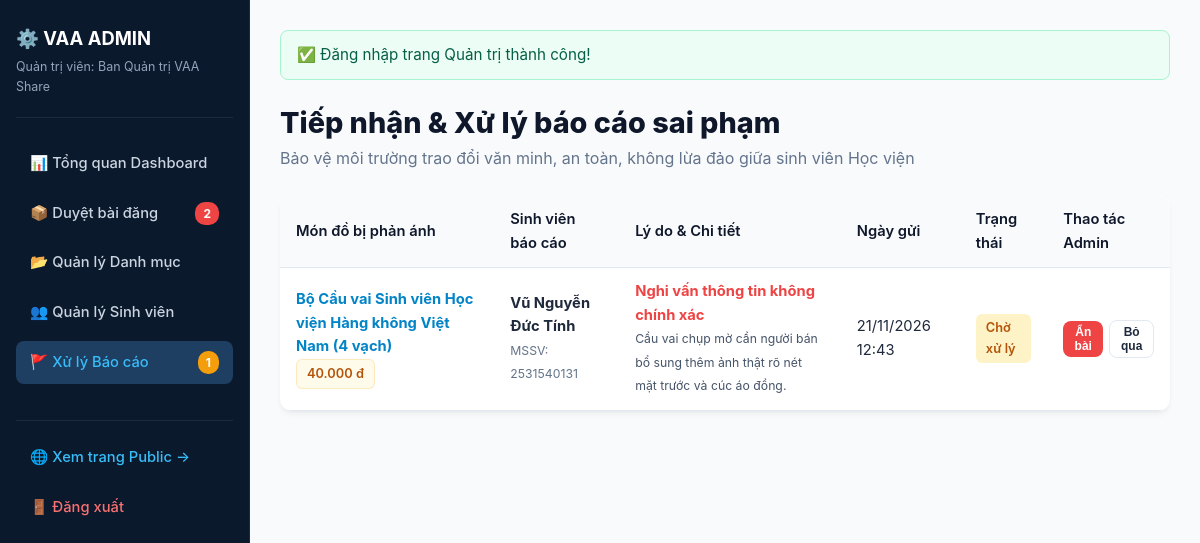
The page /admin/reports.php (signed in) on the database its author committed.
### tables this page shows
CREATE TABLE `bao_cao_vi_pham` (
  `id` INT AUTO_INCREMENT PRIMARY KEY,
  `do_dung_id` INT NOT NULL,
  `nguoi_bao_cao_id` INT NOT NULL,
  `ly_do` VARCHAR(255) NOT NULL,
  `chi_tiet` TEXT DEFAULT NULL,
  `trang_thai` ENUM('Cho xu ly', 'Da xu ly', 'Da bo qua') DEFAULT 'Cho xu ly',
  `ngay_bao_cao` TIMESTAMP DEFAULT CURRENT_TIMESTAMP,
  CONSTRAINT `fk_baocao_dodung` FOREIGN KEY (`do_dung_id`) REFERENCES `do_dung` (`id`) ON DELETE CASCADE,
  CONSTRAINT `fk_baocao_nguoidung` FOREIGN KEY (`nguoi_bao_cao_id`) REFERENCES `nguoi_dung` (`id`) ON DELETE CASCADE
);

CREATE TABLE `do_dung` (
  `id` INT AUTO_INCREMENT PRIMARY KEY,
  `nguoi_dung_id` INT NOT NULL,
  `danh_muc_id` INT NOT NULL,
  `dia_diem_id` INT NOT NULL,
  `tieu_de` VARCHAR(255) NOT NULL,
  `mo_ta` TEXT NOT NULL,
  `hinh_thuc` ENUM('Tang mien phi', 'Thanh ly') DEFAULT 'Tang mien phi',
  `gia` INT DEFAULT 0,
  `tinh_trang` VARCHAR(100) DEFAULT 'Còn rất tốt (trên 90%)',
  `hinh_anh` VARCHAR(255) DEFAULT 'default_item.jpg',
  `trang_thai` ENUM('Cho duyet', 'Da duyet', 'Dang giao dich', 'Hoan thanh', 'Da an') DEFAULT 'Cho duyet',
  `luot_xem` INT DEFAULT 0,
  `ngay_dang` TIMESTAMP DEFAULT CURRENT_TIMESTAMP,
  `ngay_cap_nhat` TIMESTAMP DEFAULT CURRENT_TIMESTAMP ON UPDATE CURRENT_TIMESTAMP,
  CONSTRAINT `fk_dodung_nguoidung` FOREIGN KEY (`nguoi_dung_id`) REFERENCES `nguoi_dung` (`id`) ON DELETE CASCADE,
  CONSTRAINT `fk_dodung_danhmuc` FOREIGN KEY (`danh_muc_id`) REFERENCES `danh_muc` (`id`) ON DELETE RESTRICT,
  CONSTRAINT `fk_dodung_diadiem` FOREIGN KEY (`dia_diem_id`) REFERENCES `dia_diem` (`id`) ON DELETE RESTRICT
);

CREATE TABLE `nguoi_dung` (
  `id` INT AUTO_INCREMENT PRIMARY KEY,
  `mssv` VARCHAR(20) NOT NULL UNIQUE,
  `ho_ten` VARCHAR(100) NOT NULL,
  `email` VARCHAR(100) NOT NULL UNIQUE,
  `mat_khau` VARCHAR(255) NOT NULL,
  `so_dien_thoai` VARCHAR(20) NOT NULL,
  `zalo` VARCHAR(50) DEFAULT NULL,
  `khoa_lop` VARCHAR(100) DEFAULT 'K25 - Học viện Hàng không',
  `vai_tro` ENUM('Sinh vien', 'Giang vien', 'Admin') DEFAULT 'Sinh vien',
  `trang_thai` ENUM('Hoat dong', 'Bi khoa') DEFAULT 'Hoat dong',
  `ngay_tao` TIMESTAMP DEFAULT CURRENT_TIMESTAMP
);

### admin/reports.php (the view, shortened to what this page needs)
<?php
require_once __DIR__ . '/_layout_top.php';
$reports = $db->query("SELECT bc.*, dd.tieu_de, dd.hinh_anh, dd.gia, nd.ho_ten AS ten_nguoi_bao_cao, nd.mssv AS mssv_nguoi_bao_cao
                       FROM bao_cao_vi_pham bc
                       JOIN do_dung dd ON bc.do_dung_id = dd.id
                       JOIN nguoi_dung nd ON bc.nguoi_bao_cao_id = nd.id
                       ORDER BY bc.id DESC")->fetch_all(MYSQLI_ASSOC);
?>
<div style="margin-bottom: 24px;">
  <h1 style="font-size:1.8rem; font-weight:800; color:var(--vaa-dark);">Tiếp nhận & Xử lý báo cáo sai phạm</h1>
  <p style="color:var(--vaa-muted);">Bảo vệ môi trường trao đổi văn minh, an toàn, không lừa đảo giữa sinh viên Học viện</p>
</div>
<div class="table-responsive" style="background:#fff; border-radius:var(--vaa-radius); box-shadow:var(--vaa-shadow);">
  <table class="data-table">
    <thead>
      <tr>
        <th>Món đồ bị phản ánh</th>
        <th>Sinh viên báo cáo</th>
        <th>Lý do & Chi tiết</th>
        <th>Ngày gửi</th>
        <th>Trạng thái</th>
        <th>Thao tác Admin</th>
      </tr>
    </thead>
    <tbody>
      <?php if (empty($reports)): ?>
        <tr><td colspan="6" style="text-align:center; padding:30px; color:#10b981;">🎉 Không có báo cáo vi phạm nào tồn đọng!</td></tr>
      <?php else: ?>
        <?php foreach ($reports as $r): ?>
          <tr>
            <td>
              <strong><a href="<?php echo BASE_URL; ?>/detail.php?id=<?php echo $r['do_dung_id']; ?>" target="_blank"><?php echo e($r['tieu_de']); ?></a></strong><br>
              <?php echo format_price($r['gia']); ?>
            </td>
            <td>
              <strong><?php echo e($r['ten_nguoi_bao_cao']); ?></strong><br>
              <small style="color:var(--vaa-muted);">MSSV: <?php echo e($r['mssv_nguoi_bao_cao']); ?></small>
            </td>
            <td>
              <strong style="color:#ef4444;"><?php echo e($r['ly_do']); ?></strong><br>
              <small style="color:#475569;"><?php echo e($r['chi_tiet']); ?></small>
            </td>
            <td><?php echo date('d/m/Y H:i', strtotime($r['ngay_bao_cao'])); ?></td>
            <td>
              <?php if ($r['trang_thai'] === 'Cho xu ly'): ?>
                <span class="badge" style="background:#fef3c7; color:#b45309;">Chờ xử lý</span>
              <?php elseif ($r['trang_thai'] === 'Da xu ly'): ?>
                <span class="badge" style="background:#dcfce7; color:#15803d;">Đã xử lý (Ẩn tin)</span>
              <?php else: ?>
                <span class="badge" style="background:#f1f5f9; color:#475569;">Đã bỏ qua</span>
              <?php endif; ?>
            </td>
            <td>
              <?php if ($r['trang_thai'] === 'Cho xu ly'): ?>
                <div style="display:flex; gap:6px;">
                  <form action="<?php echo BASE_URL; ?>/admin/reports.php" method="POST">
                    <button type="submit" class="btn btn-danger" style="padding:4px 8px; font-size:0.75rem;" onclick="return confirm('Ẩn bài đăng này khỏi hệ thống?')">Ẩn bài</button>
                  </form>
                  <form action="<?php echo BASE_URL; ?>/admin/reports.php" method="POST">
                    <button type="submit" class="btn btn-outline" style="padding:4px 8px; font-size:0.75rem;">Bỏ qua</button>
                  </form>
                </div>
              <?php else: ?>
                <span style="color:#94a3b8; font-size:0.8rem;">Đã giải quyết</span>
              <?php endif; ?>
            </td>
          </tr>
        <?php endforeach; ?>
      <?php endif; ?>
    </tbody>
  </table>
</div>
<?php require_once __DIR__ . '/_layout_bottom.php'; ?>

### includes/functions.php (shortened to what this page needs)
<?php
function e($str) {
    return htmlspecialchars($str ?? '', ENT_QUOTES, 'UTF-8');
}
function format_price($price) {
    $price = (int) $price;
    return '<span class="badge badge-price">' . number_format($price, 0, ',', '.') . ' đ</span>';
}

### assets/css/style.css (style rules this page uses)
:root { --vaa-blue: #0284c7; --vaa-blue-hover: #0369a1; --vaa-navy: #0b192c; --vaa-dark: #0f172a; --vaa-bg: #f8fafc; --vaa-card: #ffffff; --vaa-border: #e2e8f0; --vaa-text: #1e293b; --vaa-muted: #64748b; --vaa-free: #10b981; --vaa-free-bg: #ecfdf5; --vaa-price: #f59e0b; --vaa-price-bg: #fffbeb; --vaa-radius: 12px; --vaa-shadow: 0 4px 6px -1px rgba(0, 0, 0, 0.05), 0 2px 4px -2px rgba(0, 0, 0, 0.05); --vaa-shadow-lg: 0 10px 15px -3px rgba(0, 0, 0, 0.08), 0 4px 6px -4px rgba(0, 0, 0, 0.04); }
* { box-sizing: border-box; margin: 0; padding: 0; }
body { font-family: -apple-system, BlinkMacSystemFont, "Segoe UI", Roboto, "Helvetica Neue", Arial, sans-serif; background-color: var(--vaa-bg); color: var(--vaa-text); line-height: 1.6; min-height: 100vh; display: flex; flex-direction: column; }
a { color: var(--vaa-blue); text-decoration: none; transition: all 0.2s ease; }
.badge { display: inline-block; padding: 4px 10px; border-radius: 6px; font-size: 0.8rem; font-weight: 600; }
.badge-price { background: var(--vaa-price-bg); color: #b45309; border: 1px solid rgba(245, 158, 11, 0.2); }
.btn { display: inline-flex; align-items: center; justify-content: center; gap: 8px; padding: 10px 18px; border-radius: 8px; font-size: 0.95rem; font-weight: 600; cursor: pointer; border: none; transition: all 0.2s; text-decoration: none; }
.btn-danger { background: #ef4444; color: #fff; }
.btn-outline { background: transparent; border: 1px solid var(--vaa-border); color: var(--vaa-text); }
.table-responsive { overflow-x: auto; }
.data-table { width: 100%; border-collapse: collapse; background: #fff; border-radius: var(--vaa-radius); overflow: hidden; box-shadow: var(--vaa-shadow); }
.data-table th, .data-table td { padding: 12px 16px; text-align: left; border-bottom: 1px solid var(--vaa-border); font-size: 0.92rem; }
.data-table th { background: #f8fafc; font-weight: 600; color: var(--vaa-dark); }

### rows shown on the page
bao_cao_vi_pham: do_dung.tieu_de "Bộ Cầu vai Sinh viên Học viện Hàng không Việt Nam (4 vạch)", do_dung.gia "40.000", nguoi_bao_cao.ho_ten "Vũ Nguyễn Đức Tính", nguoi_bao_cao.mssv "2531540131", ly_do "Nghi vấn thông tin không chính xác", chi_tiet "Cầu vai chụp mờ cần người bán bổ sung thêm ảnh thật rõ nét mặt trước và cúc áo đồng.", ngay_bao_cao "21/11/2026 12:43", trang_thai "Chờ xử lý"

### other values the page prints
$currentUser['ho_ten'] "Ban Quản trị VAA Share"
$pendingCount "2"
$reportsCount "1"
$_SESSION['flash_success'] "Đăng nhập trang Quản trị thành công!"
